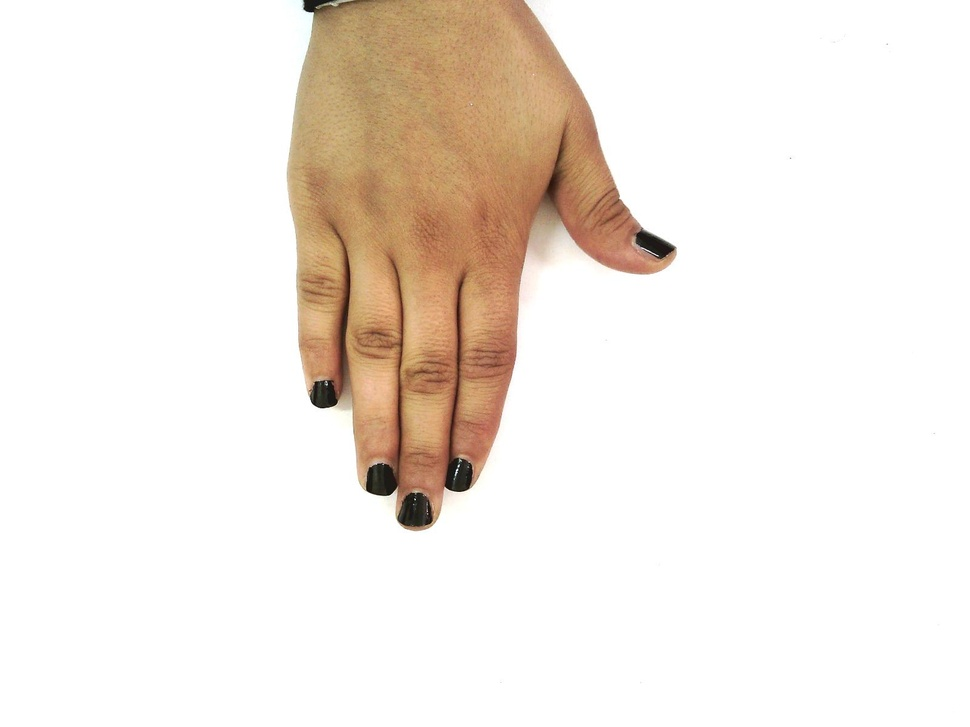
#> input picture MP4/test/Hand_0008453.jpg, 970 x 727 px, shrunk from 1600 x 1200 before the run, found by its file name; its folder holds only this picture in this run
$ python test.py
#> lines starting #> are read from the running program, lines starting #| are printed output that depends on the picture; after the words box and inside, x2 and y2 are one past the last pixel; in counts of white or black regions, pixels touching at a corner belong together
import numpy as np
import cv2
import os


hist_path = 'histogram/skin_color_histogram_16.csv'
img_path = 'test/Hand_0000003.jpg'
def test(img_path, hist_path, close=True, open=True):
#> called with hist_path = 'histogram/skin_color_histogram_16.csv', close = True, open = True
    hist = np.genfromtxt(hist_path, delimiter=',')
    img = cv2.imread(img_path)
#> img is the input picture: shape (727, 970, 3); mean B, G, R 227.7, 234.8, 242.5
    img_hsi = cv2.cvtColor(img, cv2.COLOR_BGR2HSV)
#> img_hsi: shape (727, 970, 3); mean H, S, V 3.6, 20.6, 242.6
    # img_rgb = cv2.cvtColor(img, cv2.COLOR_BGR2RGB)

    h_channel = img_hsi[:, :, 0] / 180.0
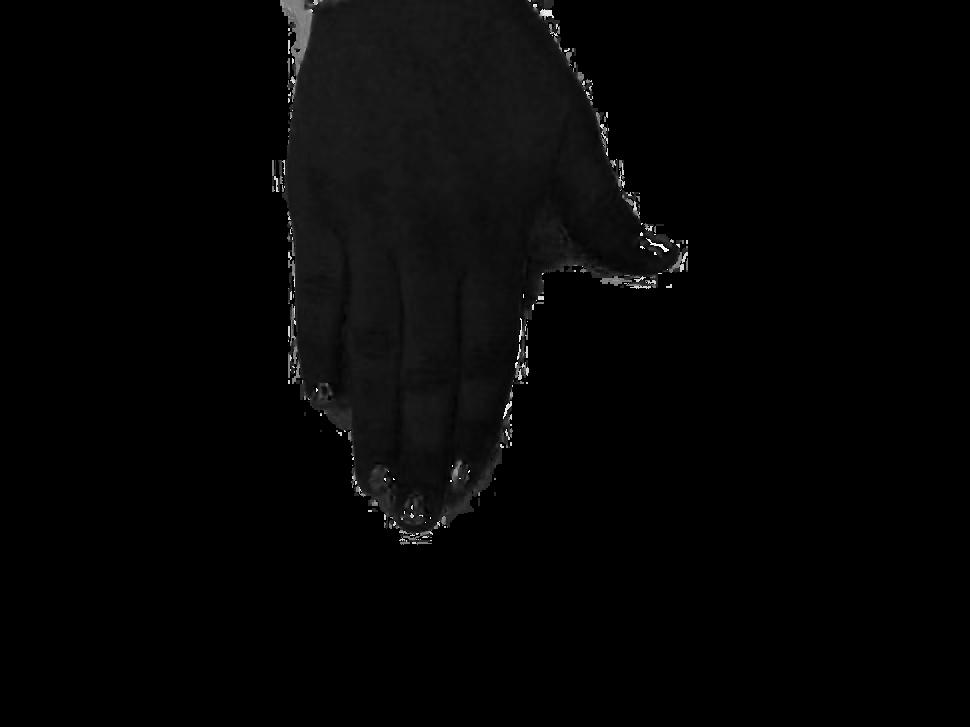
#> h_channel: shape (727, 970) float64; min 0, max 0.994, mean 0.02
    s_channel = img_hsi[:, :, 1] / 255.0
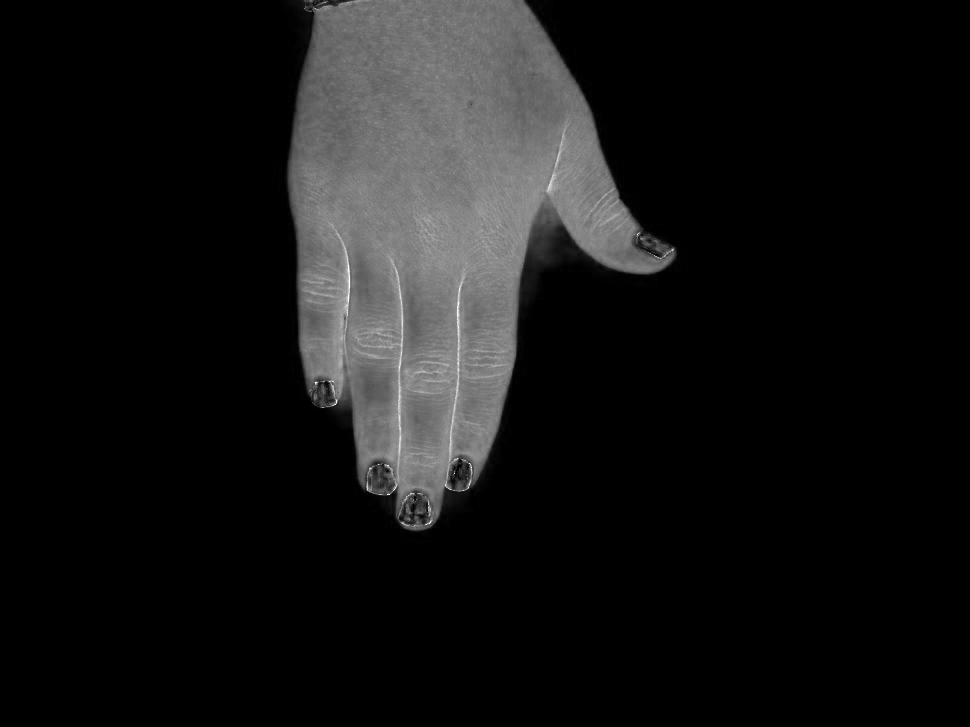
#> s_channel: shape (727, 970) float64; min 0, max 1, mean 0.081

    threshold = 0.001
    count = 0
    skin_mask = np.zeros((img.shape[0], img.shape[1]), dtype=np.uint8)
    for i in range(img.shape[0]):
        for j in range(img.shape[1]):
            h = h_channel[i, j]
            s = s_channel[i, j]
            skin_hist = hist[int(h * (hist.shape[0]-1)), int(s * (hist.shape[1]-1))]
            if skin_hist >= threshold:
                count += 1
                skin_mask[i, j] = 255
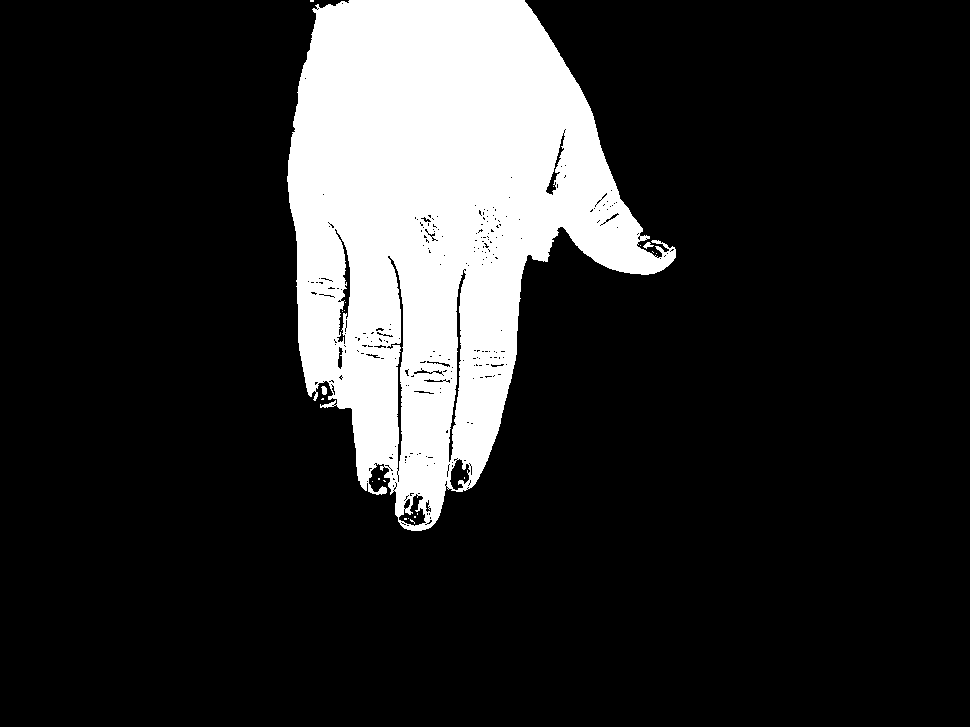
#> skin_mask: shape (727, 970); 16.7% white; 21 white regions (18 under 20 px), largest, box (x1, y1, x2, y2) and area: (287, 0, 676, 531) 117429, (321, 386, 327, 395) 41, (643, 242, 654, 249) 37
#> after the loop, count = 117561

    kernel = cv2.getStructuringElement(cv2.MORPH_ELLIPSE, (5, 5))
    if close:
        skin_mask = cv2.morphologyEx(skin_mask, cv2.MORPH_CLOSE, kernel)
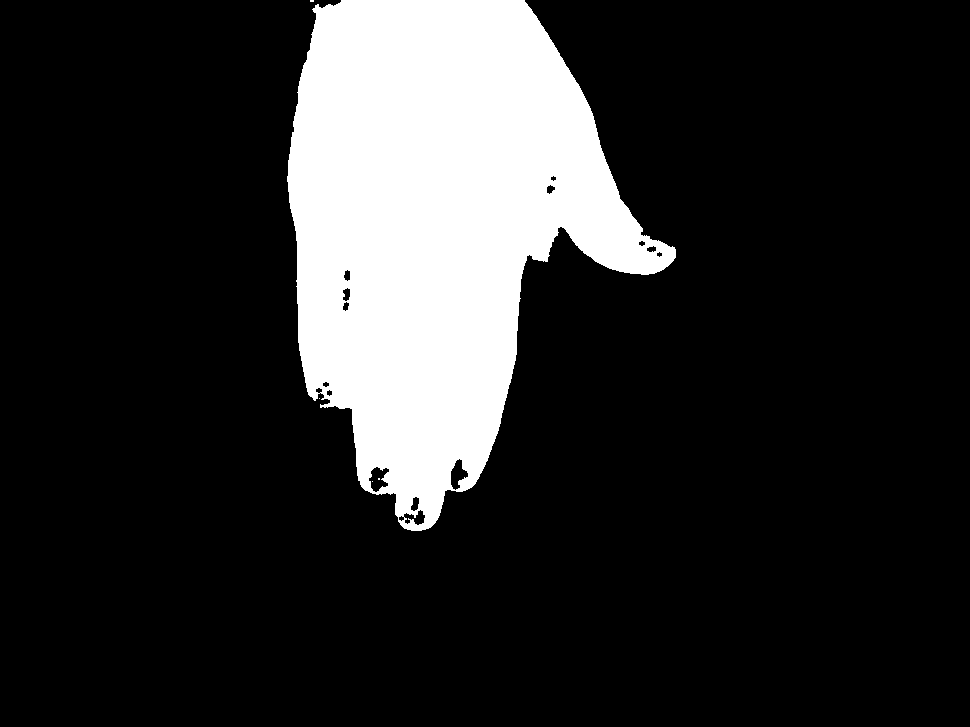
#> skin_mask: shape (727, 970); 17.1% white; 5 white regions (4 under 20 px), largest, box (x1, y1, x2, y2) and area: (287, 0, 676, 531) 120861
    if open:
        skin_mask = cv2.morphologyEx(skin_mask, cv2.MORPH_OPEN, kernel)
#> skin_mask: shape (727, 970); 17.1% white; 1 white region, box (x1, y1, x2, y2) and area: (287, 0, 676, 531) 120689

    masked_img = cv2.bitwise_and(img, img, mask=skin_mask)
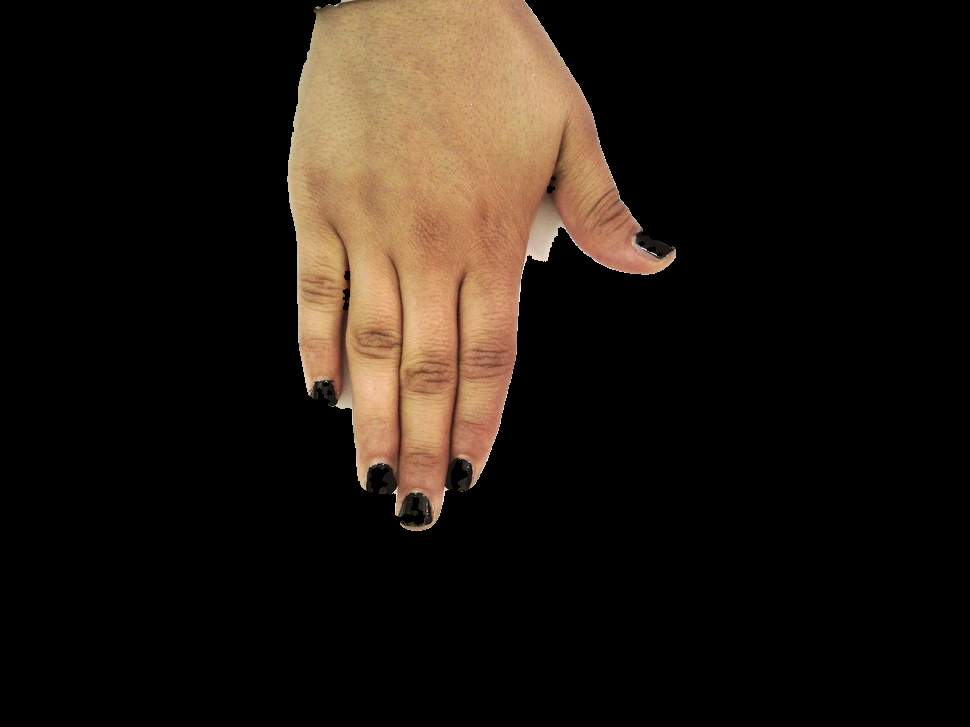
#> masked_img: shape (727, 970, 3); mean B, G, R 17.1, 24.1, 31.8
    return masked_img

test_image = []
directory = "/Users/simonzouki/Documents/Northwestern/Q3/CV/MP4/test"
for file in os.listdir(directory):
    if file.endswith(".jpg") or file.endswith(".bmp") or file.endswith(".jpeg"):
        test_image.append(os.path.join(directory, file))
        continue
    else:
        continue

for image in test_image:
    masked_img = test(image, hist_path, close=True, open=True)
    cv2.imshow('test', masked_img)
    cv2.waitKey(0)
    cv2.destroyAllWindows()

$ run again, on MP4/test/Hand_0008650.jpg
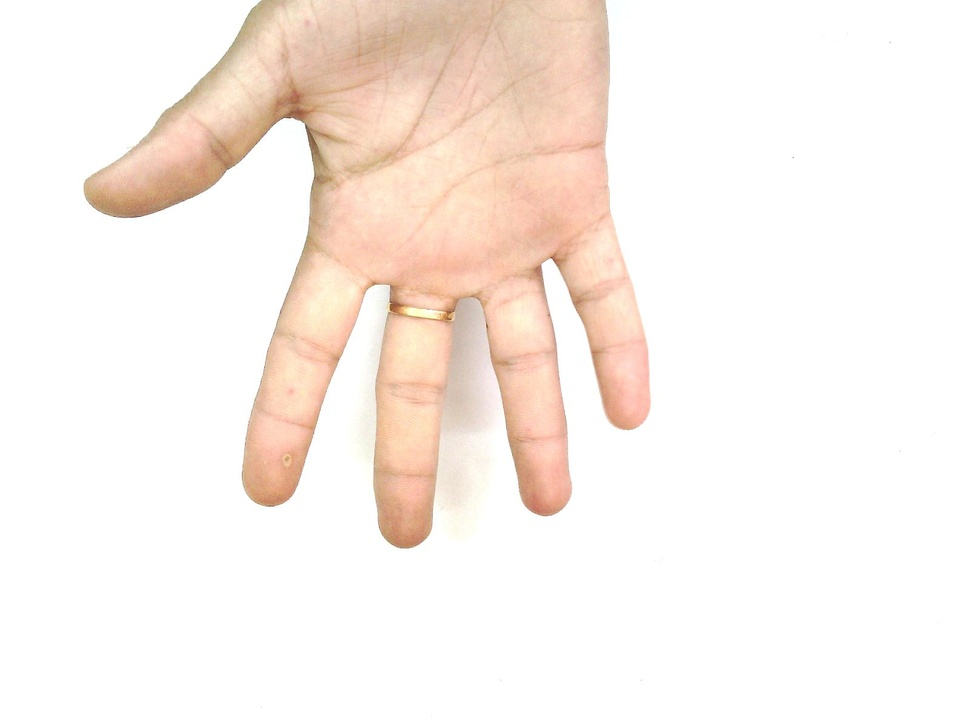
#> input picture MP4/test/Hand_0008650.jpg, 970 x 727 px, shrunk from 1600 x 1200 before the run, found by its file name
#> in test, img is the input picture: shape (727, 970, 3); mean B, G, R 235.2, 241.3, 250.5
#> img_hsi: shape (727, 970, 3); mean H, S, V 5, 16.6, 250.5
#> after the loop in test, `for i in range(img.shape[0]):`:
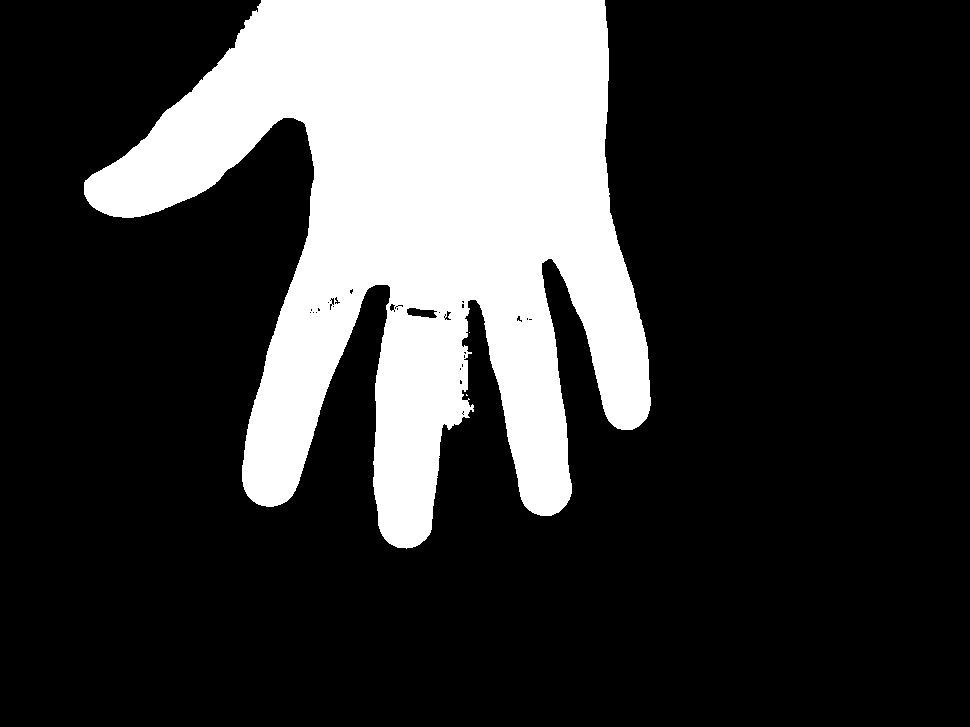
#> skin_mask: shape (727, 970); 23.2% white; 3 white regions (2 under 20 px), largest, box (x1, y1, x2, y2) and area: (84, 0, 651, 549) 163925
#> after the loop in test, `for i in range(img.shape[0]):`: count = 163929
#> in test, `masked_img = cv2.bitwise_and(img, img, mask=skin_mask)`:
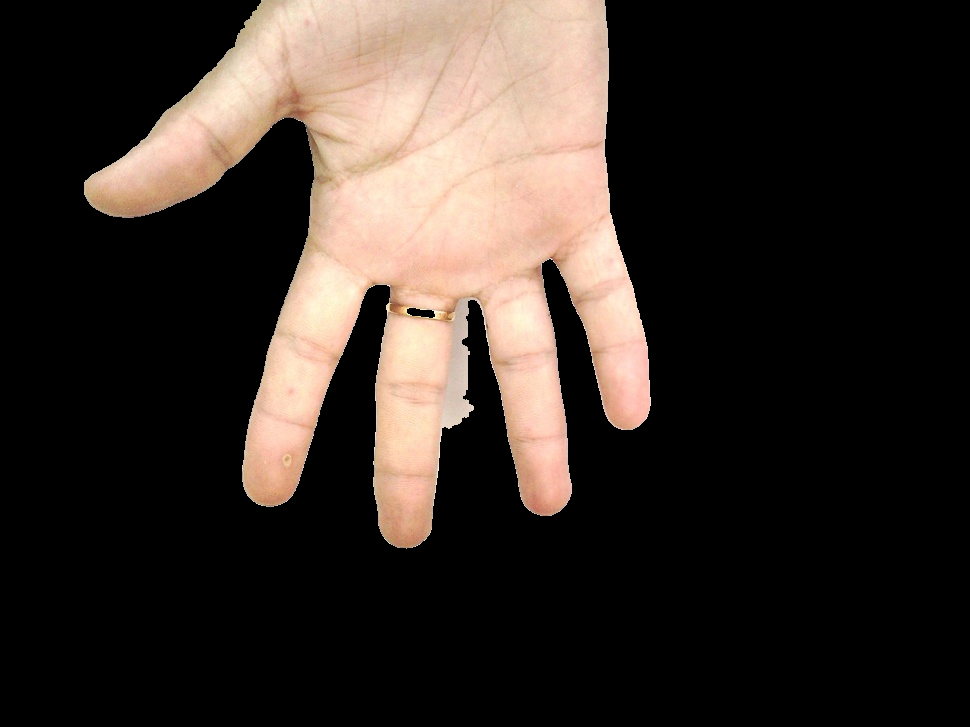
#> masked_img: shape (727, 970, 3); mean B, G, R 40.2, 46.1, 55.1
